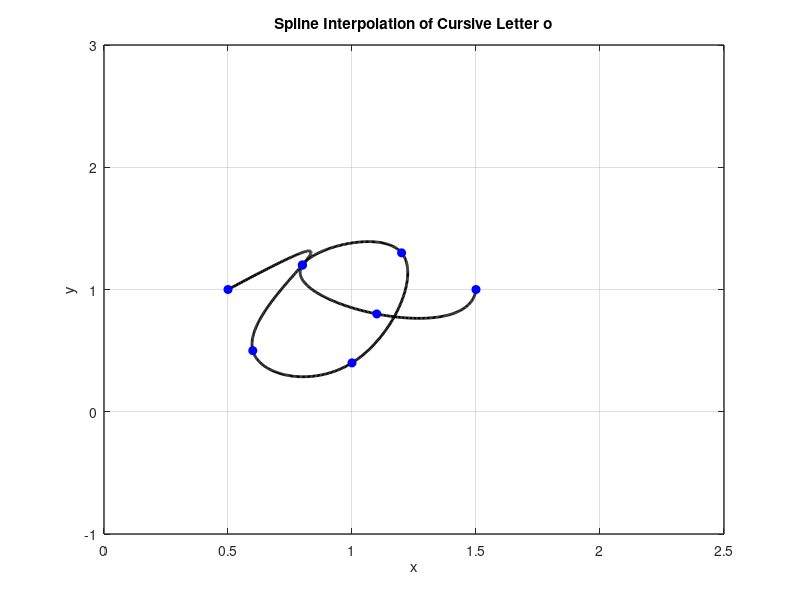

MATLAB code to generate this figure:
x = [0.5 0.8 0.6 1 1.2 0.8 1.1 1.5];
y = [1 1.2 0.5 0.4 1.3 1.2 0.8 1];

n = length(x);
t = 0:n-1; % Parametric coordinate t
tt = 0:0.01:n-1; % More dense coordinate tt for spline interpolation

% Compute spline interpolation
xx = spline(t, x, tt);
yy = spline(t, y, tt);

% Plot settings
figure(1)
plot(xx, yy, 'k', 'LineWidth', 2) % plot spline
hold on
plot(x, y, 'bo', 'MarkerFaceColor', 'b') % plot data points
axis([0 2.5 -1 3])
grid on
title('Spline Interpolation of Cursive Letter o')
xlabel('x')
ylabel('y')
set(gca, 'FontSize', 10, 'LineWidth', 1)
grid on
